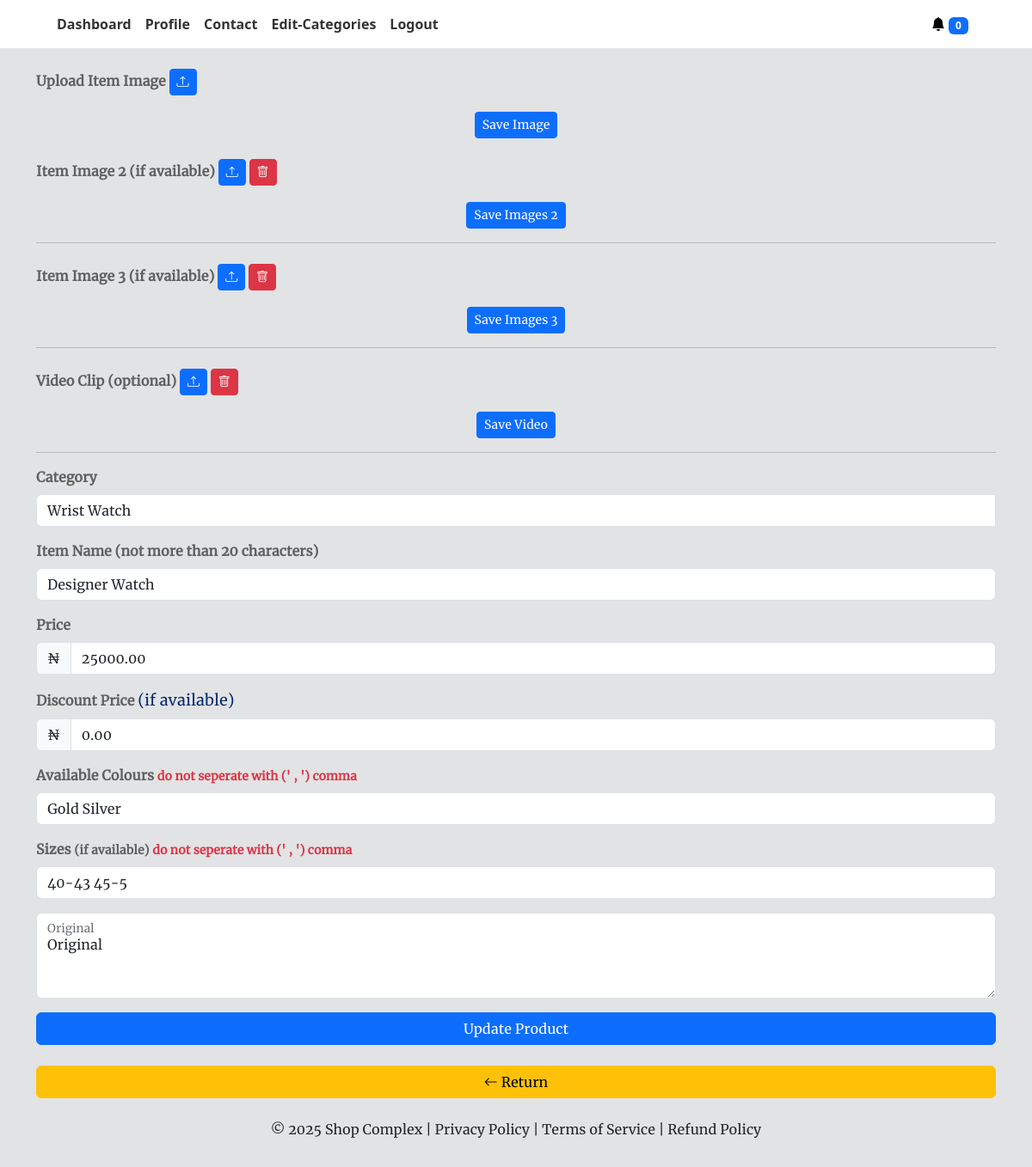
Before: /editproduct/8a7abff632c44f59967c47ffa9bf2485/ (signed in) with the older database file.
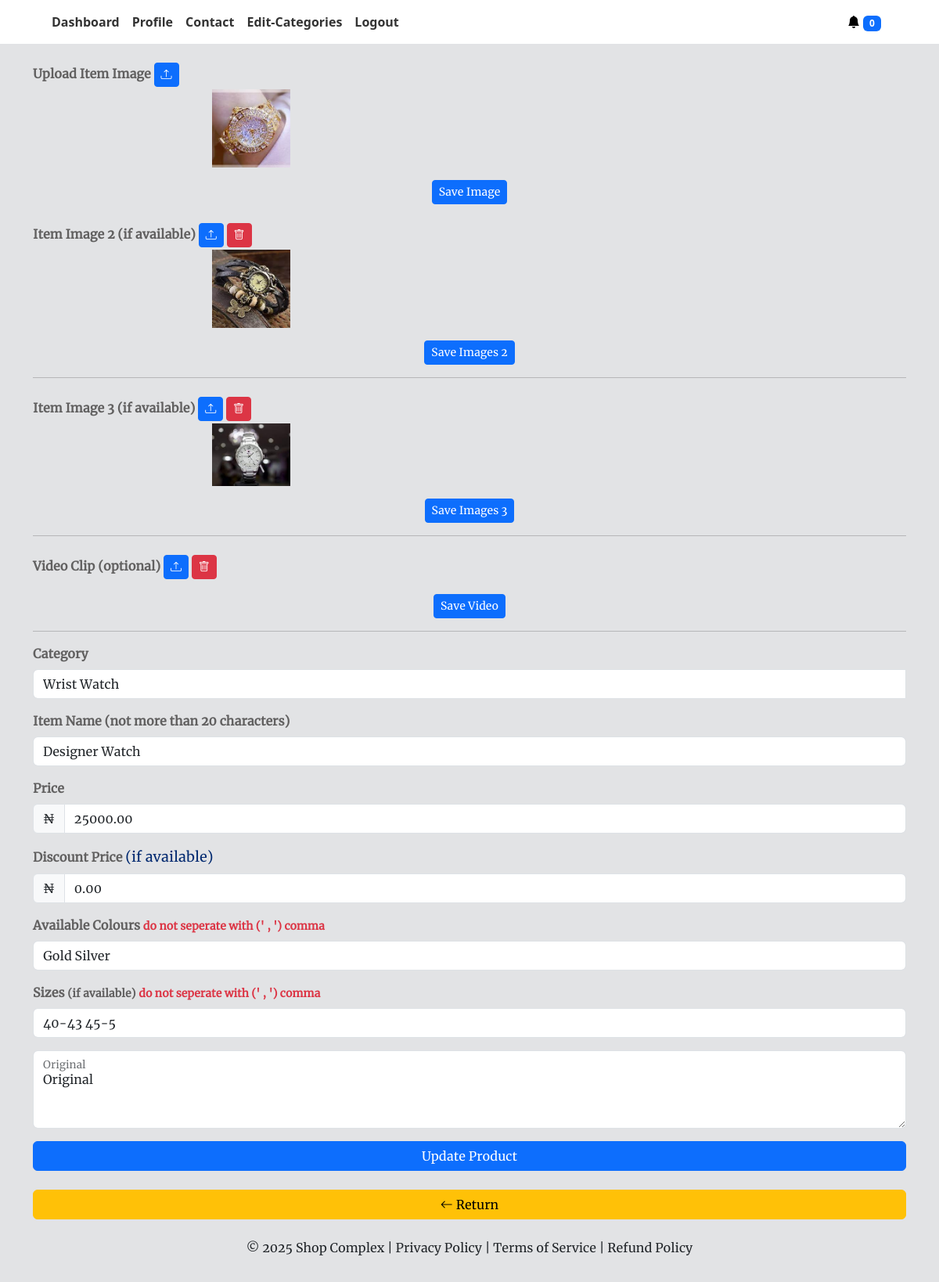
After: the same page with the newer database file.
### shopapp/models.py (models this page shows, shortened)
class Product(models.Model):
    id = models.UUIDField(primary_key=True, default=uuid.uuid4, editable=False)
    owner = models.ForeignKey(User, on_delete=models.CASCADE, null=True, blank=True)
    itemcategory = models.CharField(max_length=200, null=True, blank=True)
    itemname = models.CharField(max_length=200, null=True, blank=True)
    itemimage = models.ImageField(upload_to="media/", blank=True, null=True)
    itemimage2 = models.ImageField(upload_to="media/", blank=True, null=True)
    itemimage3 = models.ImageField(upload_to="media/", blank=True, null=True)
    itemvideo = models.FileField(upload_to="media/", blank=True, null=True)
    itemprice = models.FloatField(null=True, blank=True)
    itemdiscount = models.FloatField(default=0, null=True, blank=True)
    itemamount = models.FloatField(null=True, blank=True)
    itemsize = models.CharField(max_length=200, blank=True, null=True)
    itemcolors = models.CharField(max_length=100, null=True, blank=True)
    itemdescription = models.TextField(null=True, blank=True)
    updated = models.DateTimeField(auto_now=True)
    created = models.DateTimeField(auto_now_add=True)
    paid = models.BooleanField(default=False, null=True, blank=True)

### myapp/models.py (models this page shows, shortened)
class User(AbstractUser):
    profilepic = models.ImageField(upload_to= 'profilepic', null=True, blank=True, default="avatar.png")
    moredesc = models.TextField(null=True, blank=True)
    businessname = models.CharField(
        max_length=100, unique=True, null=True, blank=True)
    slug = models.SlugField(unique=True, null=True, blank=True)
    country = models.CharField(max_length=100, null=True, blank=True)
    phone = models.CharField(max_length=100, null=True, blank=True)
    meansofid = models.CharField(max_length=100, null=True, blank=True)
    idnumber = models.CharField(max_length=100, null=True, blank=True)
    idpic = models.ImageField(upload_to= 'id', null=True, blank=True)
    qrcode = models.ImageField(null=True, blank=True)
    logo = models.ImageField(null=True, blank=True, default="icon.png")
    currency = models.CharField(max_length=10, null=True, blank=True)
    coins = models.IntegerField(blank=True, null=True, default=0)
    whatsapp = models.CharField(max_length=200, null=True, blank=True)
    updated = models.DateTimeField(auto_now=True, null=True)
    created = models.DateTimeField(auto_now_add=True, null=True)
    subscribed = models.BooleanField(default=False, null=True, blank=True)
    date = models.DateTimeField(default=datetime.now())
    trial_start = models.DateTimeField(null=True, blank=True)
    trial_end = models.DateTimeField(null=True, blank=True)
    def save(self, *args, **kwargs):
        if self.pk is None:
            self.trial_start = self.date_joined
            self.trial_end = self.trial_start + \
                timedelta(days=14)  # Adjust trial period as needed
        else:
            self.trial_start = self.date_joined
            self.trial_end = self.trial_start + timedelta(days=14)
            old_user = User.objects.get(pk=self.pk)
            if self.profilepic != old_user.profilepic:
                self.profilepic = self.compress_image(self.profilepic)
            if self.logo != old_user.logo:
                self.logo = self.compress_image(self.logo)
            if old_user.subscribed != self.subscribed:
                if self.subscribed:
                    self.update_slug_activation()
                else:
                    self.slug = None
        if self.trial_end <= timezone.now() and not self.subscribed:
            self.subscribed = False
        else:
            self.subscribed = True
        if self.subscribed:
            self.slug = slugify(self.businessname)
        else:
            self.slug = None
        super(User, self).save(*args, **kwargs)

### myapp/views.py (the view, shortened to what this page needs)
# urls.py: path('editproduct/<str:pk>/', views.editproduct, name='editproduct'),
@login_required(login_url='account_login')
def editproduct(request, pk):
    shop = Product.objects.get(id=pk)
    user = shop.owner
    check_expired(request, user)
    product = Product.objects.filter(owner=user)
    categories = product.values('itemcategory').distinct()
    cart = CartItem.objects.filter(slug=request.user.slug)
    carts = cart.values('phone').distinct()
    context = {'shop': shop,
               'user': user, 'categories': categories, 'carts': carts}
    return render(request, 'myapp/editproduct.html', context)

### myapp/models.py (called while the page is built)
@receiver(pre_save, sender=User)
def delete_old_images(sender, instance, **kwargs):
    if instance.pk:
        old_item = User.objects.get(pk=instance.pk)
        if old_item.profilepic != instance.profilepic:
            if str(instance.profilepic) != "avatar.png":
                old_item.profilepic.delete(save=False)
        if old_item.logo != instance.logo:
            if str(instance.logo) != "icon.png":
                old_item.logo.delete(save=False)

### myapp/views.py (called while the page is built)
def cancelsub(request, user):
    sub = Subscription.objects.get(user=user)
    if sub.end_date <= timezone.now():
        sub.delete()

def check_expired(request, user):
    if Subscription.objects.filter(user=user).exists():
        cancelsub(request, user)
        if Subscription.objects.filter(user=user).exists():
            user.subscribed = True
            user.slug = slugify(user.businessname)
        else:
            user.slug = None
            user.subscribed = False
        user.save()
    else:
        user.slug = None
        user.subscribed = False
    user.save()

### myapp/templates/myapp/editproduct.html (shortened to what this page needs)
{% extends 'wrapper.html' %}
{% load static %}
{% block content %}
<div class="container">
    <form method="POST" enctype="multipart/form-data">
        <div class="mb-3 col-lg-6 mt-3">
            <div class="pt-2">
                <label for="formFile" class="form-label">Upload Item Image</label>
                <a href="#" class="btn btn-primary btn-sm" title="Upload new profile image" id="uploadLink">
                    <i class="bi bi-upload"></i>
                </a>
                <center>
                    {% if shop.itemimage %}
                    <img src="{{shop.itemimage.url}}" alt="Item Image" id="selectedImage" style="max-width: 100px;">
                    {% endif %}
                </center>
            </div>
        </div>
        <div class="text-center">
            <button type="submit" class="btn btn-primary btn-sm" name="update_pic">Save
                Image</button>
        </div>
    </form>
    <form method="POST" enctype="multipart/form-data">
        <div class="mb-3 col-lg-6 mt-3">
            <div class="pt-2">
                <label for="formFile" class="form-label">Item Image 2 (if available)</label>
                <a href="#" class="btn btn-primary btn-sm" title="itemimage2" id="uploadLink2">
                    <i class="bi bi-upload"></i>
                </a>
                <a href="#" class="btn btn-danger btn-sm" title="deleteimage2" id="deleteLink2">
                    <i class="bi bi-trash"></i>
                </a>
                <center>
                    {% if shop.itemimage2 %}
                    <img src="{{shop.itemimage2.url}}" alt="Item Image" id="selectedImage2" style="max-width: 100px;">
                    {% else %}
                    <img src="" alt="Item Image" id="selectedImage2" style="max-width: 100px; display: none;">
                    {% endif %}
                </center>
            </div>
        </div>
        <div class="text-center">
            <button type="submit" class="btn btn-primary btn-sm" name="update_pic2">Save
                Images 2 </button>
        </div>
        <hr>
    </form>
    <form method="POST" enctype="multipart/form-data">
        <div class="mb-3 col-lg-6 mt-3">
            <div class="pt-2">
                <label for="formFile" class="form-label">Item Image 3 (if available)</label>
                <a href="#" class="btn btn-primary btn-sm" title="itemimage3" id="uploadLink3">
                    <i class="bi bi-upload"></i>
                </a>
                <a href="#" class="btn btn-danger btn-sm" title="deleteimage3" id="deleteLink3">
                    <i class="bi bi-trash"></i>
                </a>
                <center>
                    {% if shop.itemimage3 %}
                    <img src="{{shop.itemimage3.url}}" alt="Item Image" id="selectedImage3" style="max-width: 100px;">
                    {% else %}
                    <img src="" alt="Item Image" id="selectedImage3" style="max-width: 100px; display: none;">
                    {% endif %}
                </center>
            </div>
        </div>
        <div class="text-center">
            <button type="submit" class="btn btn-primary btn-sm" name="update_pic3">Save
                Images 3 </button>
        </div>
        <hr>
    </form>
    <form method="POST" enctype="multipart/form-data">
        <div class="mb-3 col-lg-6 mt-3">
            <div class="pt-2">
                <label for="formFile" class="form-label">Video Clip (optional)</label>
                <a href="#" class="btn btn-primary btn-sm" title="itemvideo4" id="uploadLink4">
                    <i class="bi bi-upload"></i>
                </a>
                <a href="#" class="btn btn-danger btn-sm" title="deletevideo4" id="deleteLink4">
                    <i class="bi bi-trash"></i>
                </a>
            </div>
        </div>
        <div class="text-center">
            <button type="submit" class="btn btn-primary btn-sm" name="update_vid">Save
                Video </button>
        </div>
        <hr>
    </form>
    <form method="POST" enctype="multipart/form-data">
        <div class="col-12 mt-2">
            <label for="category" class="form-label">Category</label>
            <div class="input-group">
                <input type="text" id="category-input" class="form-control" list="category-list" name="category"
                    value="{{shop.itemcategory}}" placeholder="Select a category" required>
            </div>
        </div>
        <div class="col-sm-12 mt-3">
            <label for="item name" class="form-label">Item Name (not more than 20 characters)</label>
            <input type="text" name="itemname" class="form-control" value="{{shop.itemname}}" maxlength="20" required>
        </div>
        <div class="col-sm-12 mt-3">
            <label for="item name" class="form-label">Price</label>
            <div class="input-group">
                <span class="input-group-text">{{user.currency}}</span>
                <input type="text" class="form-control" name="itemprice" aria-label="itemprice"
                    value="{{shop.itemprice|floatformat:2}}" pattern="[0-9]*\.?[0-9]+" title="Enter a valid number"
                    required>
            </div>
        </div>
        <div class="col-sm-12 mt-3">
            <label for="discount" class="form-label">Discount Price <small class="card-title"> (if
                    available)</small></label>
            <div class="input-group">
                <span class="input-group-text">{{user.currency}}</span>
                <input type="text" class="form-control" name="itemdiscount" value="{{shop.itemdiscount|floatformat:2}}"
                    aria-label="itemDiscount" pattern="[0-9]*\.?[0-9]+" title="Enter a valid number" required>
            </div>
        </div>
        <div class="col-sm-12 mt-3">
            <label for="item color" class="form-label">Available Colours
                <small class="text-danger">do not
                    seperate with (' , ') comma</small>
            </label>
            <input type="text" name="itemcolour" class="form-control" placeholder="eg. Black Red Blue ..."
                value="{{shop.itemcolors}}">
        </div>
        <div class="col-sm-12 mt-3">
            <label for="item color" class="form-label">Sizes <small>(if available)</small> <small class="text-danger">do
                    not
                    seperate with (' , ') comma</small></label>
            <input type="text" name="itemsize" class="form-control" placeholder="eg. SM XL XXL"
                value="{{shop.itemsize}}">
        </div>
        <div class="col-sm-12 form-floating mt-3">
            <textarea class="form-control" placeholder="Leave a comment here" id="floatingTextarea2"
                name="itemdescription" style="height: 100px">{{shop.itemdescription}} </textarea>
            <label for="floatingTextarea2">{{shop.itemdescription}}</label>
        </div>
        <div class="col-sm-12 mt-3">
            <button class="btn btn-primary w-100 mb-2" name="update_product" type="submit">Update Product</button>
        </div>
        <div class="col-sm-12 mt-3">
            <a href="{{request.META.HTTP_REFERER}}" class="btn btn-warning w-100 mb-2"> <i class="bi bi-arrow-left"></i>
                Return</a>
        </div>
    </form>
</div>
{% endblock content %}

### templates/wrapper.html (shortened to what this page needs)
{% load static %}
<!DOCTYPE html>
<html lang="en">
<head>
    <link rel="stylesheet" href="https://cdnjs.cloudflare.com/ajax/libs/font-awesome/5.15.4/css/all.min.css"
>
    <link href="https://cdn.jsdelivr.net/npm/bootstrap@5.3.3/dist/css/bootstrap.min.css" rel="stylesheet">
    <link href="https://cdnjs.cloudflare.com/ajax/libs/bootstrap-icons/1.8.1/font/bootstrap-icons.min.css" rel="stylesheet">
    <link rel="stylesheet" href="{% static 'assets/style.css' %}">
</head>
<body class="bg-secondary-subtle">
    {% include 'navbar.html' %}
    {% block content %}
    {% endblock content %}
    {% include 'footer.html' %}
</body>
</html>

### templates/navbar.html (shortened to what this page needs)
{% load static %}
<div id="navbar-container">
    <nav class="navbar navbar-expand-lg navbar-light custom-navbar"
        style="font-family: system-ui, -apple-system, BlinkMacSystemFont, 'Segoe UI', Roboto, Oxygen, Ubuntu, Cantarell, 'Open Sans', 'Helvetica Neue', sans-serif">
        <div class="container text-center">
            <div class="col-auto">
            </div>
            <div class="collapse navbar-collapse" id="navbarNav">
                <ul class="navbar-nav ml-auto">
                    <li class="nav-item">
                        <a class="nav-link" href="{% url 'portal' %}">Dashboard</a>
                    </li>
                    <li class="nav-item">
                        <a class="nav-link" href="{% url 'profile' %}">Profile</a>
                    </li>
                    <li class="nav-item">
                        <a class="nav-link" href="{% url 'contact' %}">Contact</a>
                    </li>
                    <li class="nav-item">
                        <a class="nav-link" href="{% url 'category' %}">Edit-Categories</a>
                    </li>
                    <li class="nav-item">
                        <a class="nav-link" href="{% url 'logout' %}">Logout</a>
                    </li>
                </ul>
            </div>
            <div class="col-auto">
                <div class="dropdown d-inline mx-3">
                    <a href="#" class="text-white dropdown-toggle text-decoration-none" id="notificationsDropdown"
                        role="button" data-bs-toggle="dropdown" aria-haspopup="true" aria-expanded="false">
                        <i class="bi bi-bell-fill text-black"></i>
                        <span class="badge bg-primary">{{ carts.count }}</span>
                    </a>
                </div>
            </div>
        </div>
    </nav>
</div>

### templates/footer.html (shortened to what this page needs)
{% load static %}
<footer class="bg-secondary-subtle text-dark text-center py-3">
  <div class="container">
    <p>
      &copy; <span id="displayYear"></span> Shop Complex |
      <a href="{% url 'privacy_policy' %}" class="text-dark">Privacy Policy</a>
      |
      <a href="{% url 'terms_of_service' %}" class="text-dark"
        >Terms of Service</a
      >
      | <a href="{% url 'refund_policy' %}" class="text-dark">Refund Policy</a>
    </p>
  </div>
</footer>

### static/assets/style.css (style rules this page uses)
:root { scroll-behavior: smooth; }
body { font-family: "Merriweather"; background: #F5F5F5; color: #333333; }
a { color: #4154f1; text-decoration: none; }
.custom-navbar { background-color: #ffffff; }
.navbar-nav .nav-link { color: #343a40; font-weight: bold; }
.form-label { font-weight: bold; color: #616060; }
a { text-decoration: none; }
.nav-item .nav-link { color: #333333; }
.card-title { padding: 20px 0 15px 0; font-size: 18px; font-weight: 500; color: #012970; }
footer { text-align: center; color: #7a7a7a; }

Changed rows visible on the page:
changed Product "Wrist Watch": itemimage: picture added; itemimage2: picture added; itemimage3: picture added
